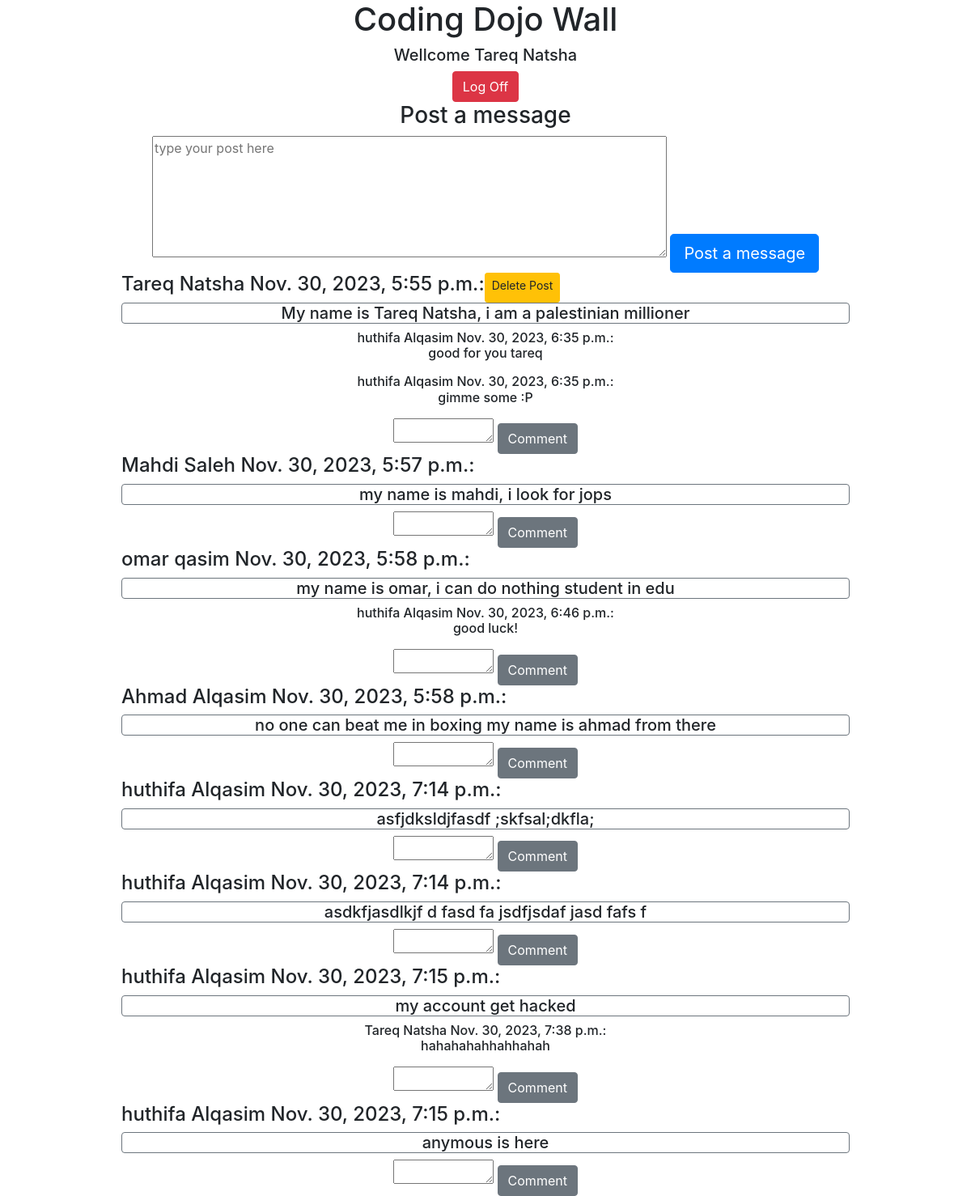
Screenshot of / (signed in) with the database file from the repository.
### login_app/models.py (models this page shows)
class User(models.Model):
    email = models.EmailField()
    password = models.CharField(max_length=255)
    first_name = models.CharField(max_length=255)
    last_name = models.CharField(max_length=255)
    created_at = models.DateTimeField(auto_now_add=True)
    updated_at = models.DateTimeField(auto_now_add=True)

### wall_app/models.py (models this page shows)
class Message(models.Model):
    message = models.TextField()
    user = models.ForeignKey(User, related_name="messages", on_delete = models.CASCADE)
    created_at = models.DateTimeField(auto_now_add=True)
    updated_at = models.DateTimeField(auto_now_add=True)

class Comment(models.Model):
    user = models.ForeignKey(User, related_name="comments", on_delete = models.CASCADE)
    message = models.ForeignKey(Message, related_name="comments", on_delete = models.CASCADE)
    comment = models.TextField()
    created_at = models.DateTimeField(auto_now_add=True)
    updated_at = models.DateTimeField(auto_now_add=True)

### wall_app/views.py (the view)
# urls.py: path('', views.render_wall),
def render_wall(request):
    if 'id' in request.session:
        user = User.objects.get(id = request.session['id'])
        messages = Message.objects.all()
        context = {
            'user' : user,
            'messages' : messages,
        }
        return render(request, 'wall.html', context)
    else:
        return redirect('/login')

### wall_app/templates/wall.html (shortened to what this page needs)
<!DOCTYPE html>
<html lang="en" class="h-100">
<head>
    {% load static %}
    <link rel="stylesheet" href="{% static 'style.css' %}">
</head>
<body class="h-100 w-75 mx-auto text-center">
    <header>
        <h1>Coding Dojo Wall</h1>
        <div>
            <h5>Wellcome {{ user.first_name }} {{ user.last_name }}</h5>
            <a class="btn btn-danger btn-md" href="/log_off">Log Off</a>
        </div>
    </header>
    <main>
        <form action="/post_message" method="post">
            <h3>Post a message</h3>
            <textarea name="message" id="message" cols="60" rows="6" placeholder="type your post here" required></textarea>
            <button class="btn btn-primary btn-lg" type="submit">Post a message</button>
        </form>
        {% for i in messages %}
        <div>
            <div class="d-flex"><h4>{{i.user.first_name}} {{i.user.last_name}} {{i.created_at}}:</h4>{% if user.id == i.user.id %} <a class="btn btn-warning btn-sm" href="/remove_post/{{i.id}}">Delete Post</a> {% endif %} </div>
            <h5 class="border rounded border-secondary">{{ i.message }}</h5>
            {% for j in i.comments.all %}
            <span><h6>{{j.user.first_name}} {{j.user.last_name}} {{j.created_at}}: <p>{{j.comment}}</p></h6></span>
            {% endfor %}
        </div>
        <form action="/comment" method="post">
            <textarea name="comment" id="" cols="10" rows="1" required></textarea>
            <button class="btn btn-secondary btn-md" type="submit">Comment</button>
        </form>
        {% endfor %}
    </main>
</body>
</html>

### rows the page displays
User: first_name "Tareq", last_name "Natsha"
Message: user.first_name "Tareq", user.last_name "Natsha", created_at "Nov. 30, 2023, 5:55 p.m.", message "My name is Tareq Natsha, i am a palestinian millioner"
Comment: user.first_name "huthifa", user.last_name "Alqasim", created_at "Nov. 30, 2023, 6:35 p.m.", comment "good for you tareq"
Comment: user.first_name "huthifa", user.last_name "Alqasim", created_at "Nov. 30, 2023, 6:35 p.m.", comment "gimme some :P"
Message: user.first_name "Mahdi", user.last_name "Saleh", created_at "Nov. 30, 2023, 5:57 p.m.", message "my name is mahdi, i look for jops"
Message: user.first_name "omar", user.last_name "qasim", created_at "Nov. 30, 2023, 5:58 p.m.", message "my name is omar, i can do nothing student in edu"
Comment: user.first_name "huthifa", user.last_name "Alqasim", created_at "Nov. 30, 2023, 6:46 p.m.", comment "good luck!"
Message: user.first_name "Ahmad", user.last_name "Alqasim", created_at "Nov. 30, 2023, 5:58 p.m.", message "no one can beat me in boxing my name is ahmad from there"
Message: user.first_name "huthifa", user.last_name "Alqasim", created_at "Nov. 30, 2023, 7:14 p.m.", message "asfjdksldjfasdf ;skfsal;dkfla;"
Message: user.first_name "huthifa", user.last_name "Alqasim", created_at "Nov. 30, 2023, 7:14 p.m.", message "asdkfjasdlkjf d fasd fa jsdfjsdaf jasd fafs f"
Message: user.first_name "huthifa", user.last_name "Alqasim", created_at "Nov. 30, 2023, 7:15 p.m.", message "my account get hacked"
Comment: user.first_name "Tareq", user.last_name "Natsha", created_at "Nov. 30, 2023, 7:38 p.m.", comment "hahahahahhahhahah"
Message: user.first_name "huthifa", user.last_name "Alqasim", created_at "Nov. 30, 2023, 7:15 p.m.", message "anymous is here"
